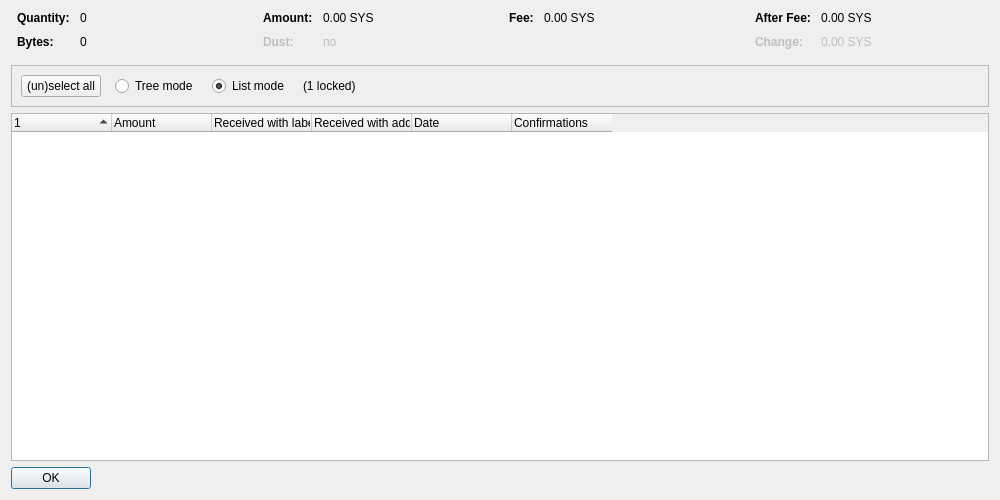
<?xml version="1.0" encoding="UTF-8"?>
<ui version="4.0">
 <class>CoinControlDialog</class>
 <widget class="QDialog" name="CoinControlDialog">
  <property name="geometry">
   <rect>
    <x>0</x>
    <y>0</y>
    <width>1000</width>
    <height>500</height>
   </rect>
  </property>
  <property name="windowTitle">
   <string>Coin Selection</string>
  </property>
  <layout class="QVBoxLayout" name="verticalLayout">
   <item>
    <layout class="QHBoxLayout" name="horizontalLayoutTop" stretch="0,0,0,0">
     <property name="topMargin">
      <number>0</number>
     </property>
     <property name="bottomMargin">
      <number>10</number>
     </property>
     <item>
      <layout class="QFormLayout" name="formLayoutCoinControl1">
       <property name="horizontalSpacing">
        <number>10</number>
       </property>
       <property name="verticalSpacing">
        <number>10</number>
       </property>
       <property name="leftMargin">
        <number>6</number>
       </property>
       <property name="rightMargin">
        <number>6</number>
       </property>
       <item row="0" column="0">
        <widget class="QLabel" name="labelCoinControlQuantityText">
         <property name="font">
          <font>
           <weight>75</weight>
           <bold>true</bold>
          </font>
         </property>
         <property name="text">
          <string>Quantity:</string>
         </property>
        </widget>
       </item>
       <item row="0" column="1">
        <widget class="QLabel" name="labelCoinControlQuantity">
         <property name="cursor">
          <cursorShape>IBeamCursor</cursorShape>
         </property>
         <property name="contextMenuPolicy">
          <enum>Qt::ActionsContextMenu</enum>
         </property>
         <property name="text">
          <string notr="true">0</string>
         </property>
         <property name="textInteractionFlags">
          <set>Qt::LinksAccessibleByMouse|Qt::TextSelectableByKeyboard|Qt::TextSelectableByMouse</set>
         </property>
        </widget>
       </item>
       <item row="1" column="0">
        <widget class="QLabel" name="labelCoinControlBytesText">
         <property name="font">
          <font>
           <weight>75</weight>
           <bold>true</bold>
          </font>
         </property>
         <property name="text">
          <string>Bytes:</string>
         </property>
        </widget>
       </item>
       <item row="1" column="1">
        <widget class="QLabel" name="labelCoinControlBytes">
         <property name="cursor">
          <cursorShape>IBeamCursor</cursorShape>
         </property>
         <property name="contextMenuPolicy">
          <enum>Qt::ActionsContextMenu</enum>
         </property>
         <property name="text">
          <string notr="true">0</string>
         </property>
         <property name="textInteractionFlags">
          <set>Qt::LinksAccessibleByMouse|Qt::TextSelectableByKeyboard|Qt::TextSelectableByMouse</set>
         </property>
        </widget>
       </item>
      </layout>
     </item>
     <item>
      <layout class="QFormLayout" name="formLayoutCoinControl2">
       <property name="horizontalSpacing">
        <number>10</number>
       </property>
       <property name="verticalSpacing">
        <number>10</number>
       </property>
       <property name="leftMargin">
        <number>6</number>
       </property>
       <property name="rightMargin">
        <number>6</number>
       </property>
       <item row="0" column="0">
        <widget class="QLabel" name="labelCoinControlAmountText">
         <property name="font">
          <font>
           <weight>75</weight>
           <bold>true</bold>
          </font>
         </property>
         <property name="text">
          <string>Amount:</string>
         </property>
        </widget>
       </item>
       <item row="0" column="1">
        <widget class="QLabel" name="labelCoinControlAmount">
         <property name="cursor">
          <cursorShape>IBeamCursor</cursorShape>
         </property>
         <property name="contextMenuPolicy">
          <enum>Qt::ActionsContextMenu</enum>
         </property>
         <property name="text">
          <string notr="true">0.00 SYS</string>
         </property>
         <property name="textInteractionFlags">
          <set>Qt::LinksAccessibleByMouse|Qt::TextSelectableByKeyboard|Qt::TextSelectableByMouse</set>
         </property>
        </widget>
       </item>
       <item row="1" column="0">
        <widget class="QLabel" name="labelCoinControlLowOutputText">
         <property name="enabled">
          <bool>false</bool>
         </property>
         <property name="font">
          <font>
           <weight>75</weight>
           <bold>true</bold>
          </font>
         </property>
         <property name="text">
          <string>Dust:</string>
         </property>
        </widget>
       </item>
       <item row="1" column="1">
        <widget class="QLabel" name="labelCoinControlLowOutput">
         <property name="enabled">
          <bool>false</bool>
         </property>
         <property name="cursor">
          <cursorShape>IBeamCursor</cursorShape>
         </property>
         <property name="contextMenuPolicy">
          <enum>Qt::ActionsContextMenu</enum>
         </property>
         <property name="text">
          <string notr="true">no</string>
         </property>
         <property name="textInteractionFlags">
          <set>Qt::LinksAccessibleByMouse|Qt::TextSelectableByKeyboard|Qt::TextSelectableByMouse</set>
         </property>
        </widget>
       </item>
      </layout>
     </item>
     <item>
      <layout class="QFormLayout" name="formLayoutCoinControl3">
       <property name="horizontalSpacing">
        <number>10</number>
       </property>
       <property name="verticalSpacing">
        <number>10</number>
       </property>
       <property name="leftMargin">
        <number>6</number>
       </property>
       <property name="rightMargin">
        <number>6</number>
       </property>
       <item row="0" column="0">
        <widget class="QLabel" name="labelCoinControlFeeText">
         <property name="font">
          <font>
           <weight>75</weight>
           <bold>true</bold>
          </font>
         </property>
         <property name="text">
          <string>Fee:</string>
         </property>
        </widget>
       </item>
       <item row="0" column="1">
        <widget class="QLabel" name="labelCoinControlFee">
         <property name="cursor">
          <cursorShape>IBeamCursor</cursorShape>
         </property>
         <property name="contextMenuPolicy">
          <enum>Qt::ActionsContextMenu</enum>
         </property>
         <property name="text">
          <string notr="true">0.00 SYS</string>
         </property>
         <property name="textInteractionFlags">
          <set>Qt::LinksAccessibleByMouse|Qt::TextSelectableByKeyboard|Qt::TextSelectableByMouse</set>
         </property>
        </widget>
       </item>
      </layout>
     </item>
     <item>
      <layout class="QFormLayout" name="formLayoutCoinControl4">
       <property name="horizontalSpacing">
        <number>10</number>
       </property>
       <property name="verticalSpacing">
        <number>10</number>
       </property>
       <property name="leftMargin">
        <number>6</number>
       </property>
       <property name="rightMargin">
        <number>6</number>
       </property>
       <item row="0" column="0">
        <widget class="QLabel" name="labelCoinControlAfterFeeText">
         <property name="font">
          <font>
           <weight>75</weight>
           <bold>true</bold>
          </font>
         </property>
         <property name="text">
          <string>After Fee:</string>
         </property>
        </widget>
       </item>
       <item row="0" column="1">
        <widget class="QLabel" name="labelCoinControlAfterFee">
         <property name="cursor">
          <cursorShape>IBeamCursor</cursorShape>
         </property>
         <property name="contextMenuPolicy">
          <enum>Qt::ActionsContextMenu</enum>
         </property>
         <property name="text">
          <string notr="true">0.00 SYS</string>
         </property>
         <property name="textInteractionFlags">
          <set>Qt::LinksAccessibleByMouse|Qt::TextSelectableByKeyboard|Qt::TextSelectableByMouse</set>
         </property>
        </widget>
       </item>
       <item row="1" column="0">
        <widget class="QLabel" name="labelCoinControlChangeText">
         <property name="enabled">
          <bool>false</bool>
         </property>
         <property name="font">
          <font>
           <weight>75</weight>
           <bold>true</bold>
          </font>
         </property>
         <property name="text">
          <string>Change:</string>
         </property>
        </widget>
       </item>
       <item row="1" column="1">
        <widget class="QLabel" name="labelCoinControlChange">
         <property name="enabled">
          <bool>false</bool>
         </property>
         <property name="cursor">
          <cursorShape>IBeamCursor</cursorShape>
         </property>
         <property name="contextMenuPolicy">
          <enum>Qt::ActionsContextMenu</enum>
         </property>
         <property name="text">
          <string notr="true">0.00 SYS</string>
         </property>
         <property name="textInteractionFlags">
          <set>Qt::LinksAccessibleByMouse|Qt::TextSelectableByKeyboard|Qt::TextSelectableByMouse</set>
         </property>
        </widget>
       </item>
      </layout>
     </item>
    </layout>
   </item>
   <item>
    <widget class="QFrame" name="frame">
     <property name="minimumSize">
      <size>
       <width>0</width>
       <height>40</height>
      </size>
     </property>
     <property name="frameShape">
      <enum>QFrame::StyledPanel</enum>
     </property>
     <property name="frameShadow">
      <enum>QFrame::Sunken</enum>
     </property>
     <layout class="QHBoxLayout" name="horizontalLayout">
      <item>
       <layout class="QHBoxLayout" name="horizontalLayoutPanel" stretch="0,0,0,0,0">
        <property name="spacing">
         <number>14</number>
        </property>
        <item>
         <widget class="QPushButton" name="pushButtonSelectAll">
          <property name="sizePolicy">
           <sizepolicy hsizetype="Maximum" vsizetype="Fixed">
            <horstretch>0</horstretch>
            <verstretch>0</verstretch>
           </sizepolicy>
          </property>
          <property name="text">
           <string>(un)select all</string>
          </property>
          <property name="autoDefault">
           <bool>false</bool>
          </property>
         </widget>
        </item>
        <item>
         <widget class="QRadioButton" name="radioTreeMode">
          <property name="sizePolicy">
           <sizepolicy hsizetype="Maximum" vsizetype="Fixed">
            <horstretch>0</horstretch>
            <verstretch>0</verstretch>
           </sizepolicy>
          </property>
          <property name="text">
           <string>Tree mode</string>
          </property>
         </widget>
        </item>
        <item>
         <widget class="QRadioButton" name="radioListMode">
          <property name="sizePolicy">
           <sizepolicy hsizetype="Maximum" vsizetype="Fixed">
            <horstretch>0</horstretch>
            <verstretch>0</verstretch>
           </sizepolicy>
          </property>
          <property name="text">
           <string>List mode</string>
          </property>
          <property name="checked">
           <bool>true</bool>
          </property>
         </widget>
        </item>
        <item>
         <widget class="QLabel" name="labelLocked">
          <property name="text">
           <string notr="true">(1 locked)</string>
          </property>
         </widget>
        </item>
        <item>
         <spacer name="horizontalSpacer">
          <property name="orientation">
           <enum>Qt::Horizontal</enum>
          </property>
          <property name="sizeHint" stdset="0">
           <size>
            <width>40</width>
            <height>20</height>
           </size>
          </property>
         </spacer>
        </item>
       </layout>
      </item>
     </layout>
    </widget>
   </item>
   <item>
    <widget class="CoinControlTreeWidget" name="treeWidget">
     <property name="contextMenuPolicy">
      <enum>Qt::CustomContextMenu</enum>
     </property>
     <property name="sortingEnabled">
      <bool>false</bool>
     </property>
     <property name="columnCount">
      <number>6</number>
     </property>
     <attribute name="headerShowSortIndicator" stdset="0">
      <bool>true</bool>
     </attribute>
     <attribute name="headerStretchLastSection">
      <bool>false</bool>
     </attribute>
     <column>
      <property name="text">
       <string/>
      </property>
     </column>
     <column>
      <property name="text">
       <string>Amount</string>
      </property>
     </column>
     <column>
      <property name="text">
       <string>Received with label</string>
      </property>
     </column>
     <column>
      <property name="text">
       <string>Received with address</string>
      </property>
     </column>
     <column>
      <property name="text">
       <string>Date</string>
      </property>
     </column>
     <column>
      <property name="text">
       <string>Confirmations</string>
      </property>
      <property name="toolTip">
       <string>Confirmed</string>
      </property>
     </column>
     <column>
      <property name="text">
       <string/>
      </property>
     </column>
     <column>
      <property name="text">
       <string/>
      </property>
     </column>
     <column>
      <property name="text">
       <string/>
      </property>
     </column>
     <column>
      <property name="text">
       <string/>
      </property>
     </column>
    </widget>
   </item>
   <item>
    <widget class="QDialogButtonBox" name="buttonBox">
     <property name="sizePolicy">
      <sizepolicy hsizetype="Maximum" vsizetype="Fixed">
       <horstretch>0</horstretch>
       <verstretch>0</verstretch>
      </sizepolicy>
     </property>
     <property name="orientation">
      <enum>Qt::Horizontal</enum>
     </property>
     <property name="standardButtons">
      <set>QDialogButtonBox::Ok</set>
     </property>
    </widget>
   </item>
  </layout>
 </widget>
 <customwidgets>
  <customwidget>
   <class>CoinControlTreeWidget</class>
   <extends>QTreeWidget</extends>
   <header>qt/coincontroltreewidget.h</header>
  </customwidget>
 </customwidgets>
 <resources/>
 <connections/>
</ui>
